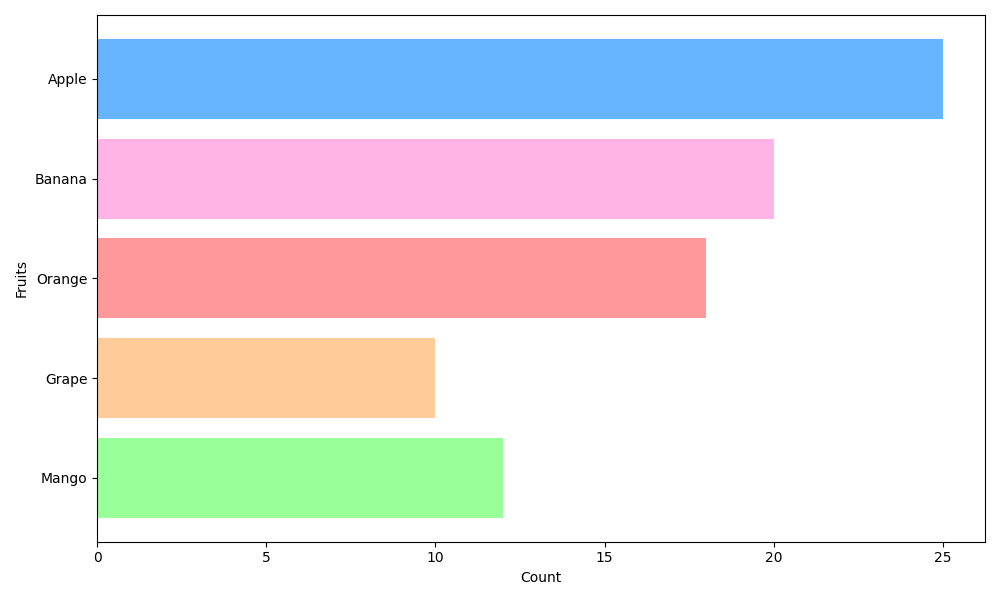

The Python source for this figure:
import matplotlib.pyplot as plt

# Data for horizontal bar chart
fruits = ['Apple', 'Banana', 'Orange', 'Grape', 'Mango']
preferences = [25, 20, 18, 10, 12]

# Manually adjusted colors
colors = ['#66b3ff', '#ffb3e6', '#ff9999', '#ffcc99', '#99ff99']

# Create horizontal bar chart
fig, ax = plt.subplots(figsize=(10, 6))
ax.barh(fruits, preferences, color=colors)

# Customize plot
ax.set_xlabel("Count")
ax.set_ylabel("Fruits")
ax.invert_yaxis()

plt.tight_layout()
plt.show()
